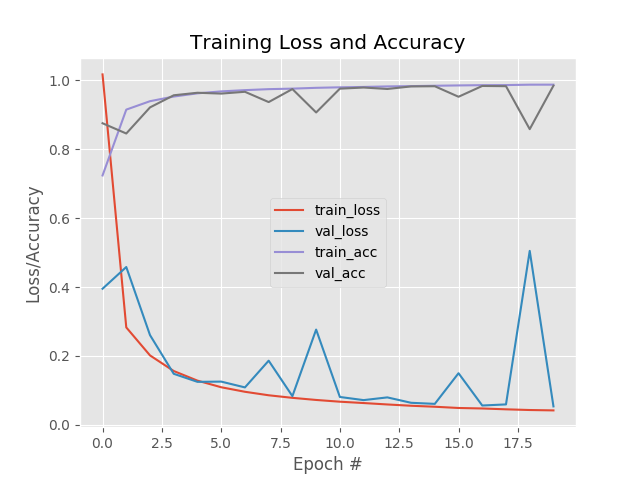
#> input picture Lenet01.png, 640 x 480 px
$ python convolutions.py --image Lenet01.png
#> lines starting #> are read from the running program, lines starting #| are printed output that depends on the picture
# import necessary pacakages
from skimage.exposure import rescale_intensity
import numpy as np
import argparse
import cv2

def convolve(image, K):
    # grab the spatial dimensions of the image kernel
    (iH, iW) = image.shape[:2]
    (kH, kW) = K.shape[:2]

    # allocate memory for the output image, taking care to "pad"
    # the orders of the input image so the spatial size (i.e. Width, Height) are not reduced
    pad = (kW-1) // 2
    image = cv2.copyMakeBorder(image, pad, pad, pad, pad, cv2.BORDER_REPLICATE)
    output = np.zeros((iH,iW),dtype="float")

    # loop over the image, "sliding" the kernel across
    # each (x,y)-co-ordinate from left-to-right and top-to-bottom

    for y in np.arange(pad, iH+pad):
        for x in np.arange(pad, iW+pad):
            # NOTE: x,y starts from 0,0 of original image
            # extract ROI of the image by extracting the
            # *center* region of the current (x,y)-co-ordinates dimensions
            roi = image[y-pad:y+pad+1,x-pad:x+pad+1]

            # perform the actual convolution by taking the element-wise
            # multiplication and then summing it up
            k = (roi * K).sum()

            # store the convolved value in output(x,y). NOTE: output is not padded
            output[y-pad, x-pad]= k
    # rescale the output image to be in range [0,255]
    output = rescale_intensity(output,in_range=(0,255))
    output = (output * 255).astype("uint8")

    #return the output image
    return output


# construct the argument parse and parse the arguments
ap = argparse.ArgumentParser()
ap.add_argument("-i","--image", required=True,
    help="path to input image filename")
args = vars(ap.parse_args())

# construct average blurring kernels used to smooth an image
smallBlur = np.ones((7,7), dtype="float") * (1.0 / (7.0*7.0))
largeBlur = np.ones((21,21), dtype="float") * (1.0 / (21.0*21.0))

# sharpening filter
sharpen = np.array((
    [0,-1, 0],
    [-1,5,-1],
    [0,-1, 0]), dtype="int")

# construct the laplacian kernel to detect edges
laplacian = np.array((
    [0,1, 0],
    [1,-4,1],
    [0,1, 0]), dtype="int")

# Sobel kernel to detect edge along x-axis
sobelX = np.array((
    [-1,0,1],
    [-2,0,2],
    [-1,0,1]), dtype="int")
# sobel Y
sobelY = np.array((
    [-1,-2,-1],
    [0,0,0],
    [1,2,1]), dtype="int")

emboss = np.array((
    [-2,-1,0],
    [-1,1,1],
    [0,1,2]), dtype="int")

# kernelBank a list of kernels
kernelBank = (
    ("smallBlur",smallBlur),
    ("largeBlur",largeBlur),
    ("sharpen",sharpen),
    ("laplacian",laplacian),
    ("sobelX",sobelX),
    ("sobelY",sobelY),
    ("emboss", emboss))

#load the input image and covert to grayscale
image = cv2.imread(args["image"])
#> image is the input picture: shape (480, 640, 3); mean B, G, R 236.3, 235.8, 236
gray = cv2.cvtColor(image, cv2.COLOR_BGR2GRAY)

# loop over the kernels
for (kernelName, K) in kernelBank:
    # apply kerney using both our function convolve and OpenCVs filter2D function
    print("[INFO] applying {} kernel".format(kernelName))
    convolveOutput = convolve(gray,K)
    opencvOutput = cv2.filter2D(gray,-1,K)

    #cv2.imshow("original",gray)
    #cv2.imshow("{} - convolve".format(kernelName), convolveOutput)
    cv2.imshow("1.original      2.{} - convolve        3.{} - opencv  ".format(kernelName,kernelName),
        np.hstack((gray,convolveOutput,opencvOutput)))

    cv2.waitKey(0)
    cv2.destroyAllWindows()
#> this loop made 7 passes
#> pass 1, in convolve, `image = cv2.copyMakeBorder(image, pad, pad, pad, pad, cv2.BORDER_REPLI..`:
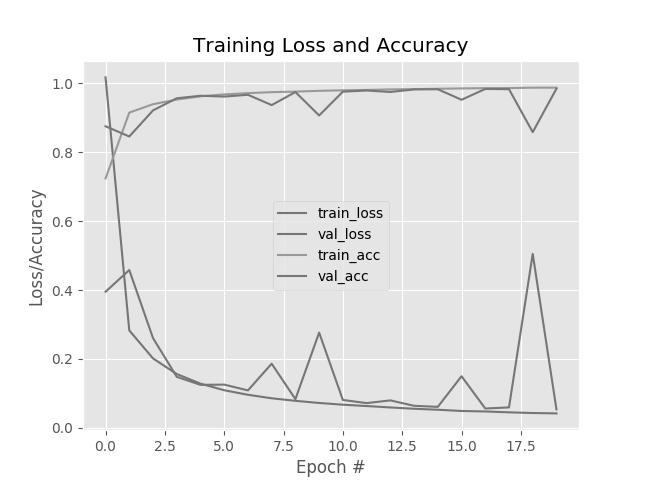
#> image: shape (486, 646); min 0, max 255, mean 236.3
#> pass 1, `convolveOutput = convolve(gray,K)`:
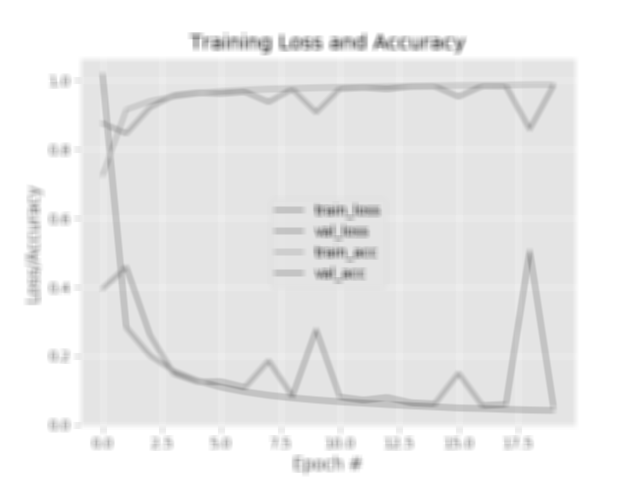
#> convolveOutput: shape (480, 640); min 106, max 255, mean 235.4
#> pass 1, `cv2.imshow("1.original      2.{} - convolve        3.{} - opencv  ".fo..`:
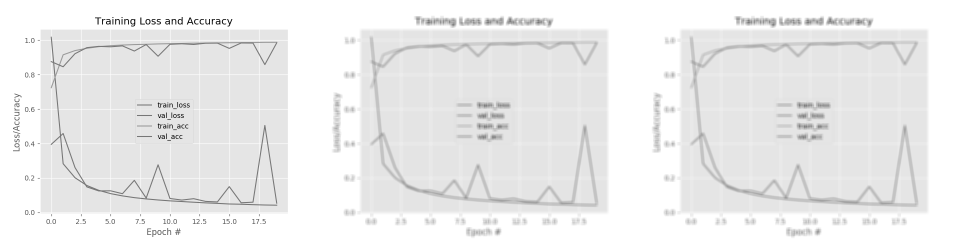
#> window '1.original      2.smallBlur - ': shape (480, 1920) (shown at 1/2 size); min 0, max 255, mean 235.8

$ run again, on VGGNet flowers17_fig_1.png
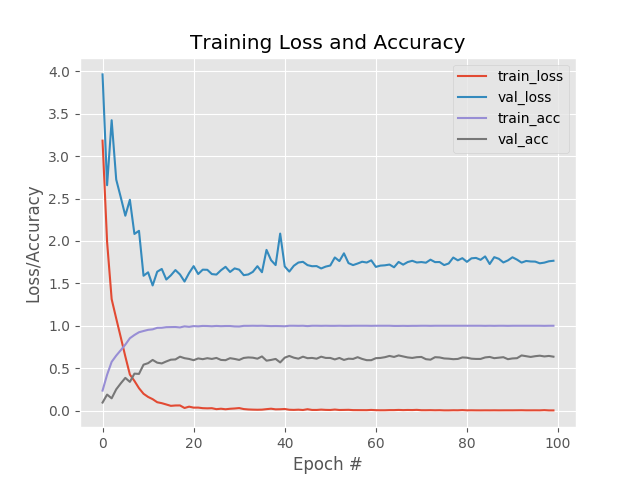
#> input picture VGGNet flowers17_fig_1.png, 640 x 480 px
#> image is the input picture: shape (480, 640, 3); mean B, G, R 236.3, 235.9, 236
#> the loop `for (kernelName, K) in kernelBank:` made 7 passes
#> pass 1, `convolveOutput = convolve(gray,K)`:
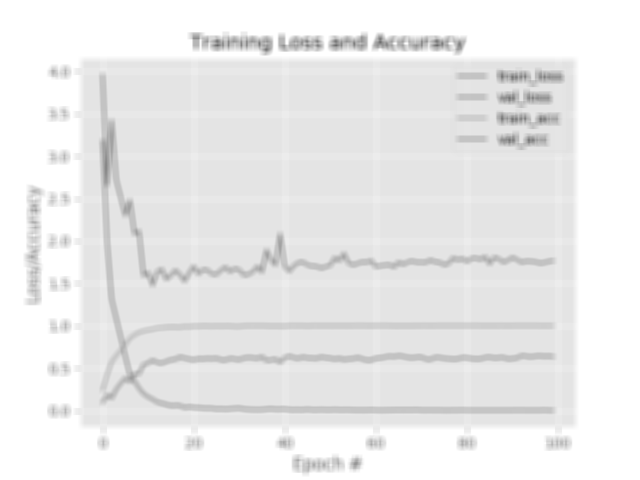
#> convolveOutput: shape (480, 640); min 106, max 255, mean 235.4
#> pass 1, `cv2.imshow("1.original      2.{} - convolve        3.{} - opencv  ".fo..`:
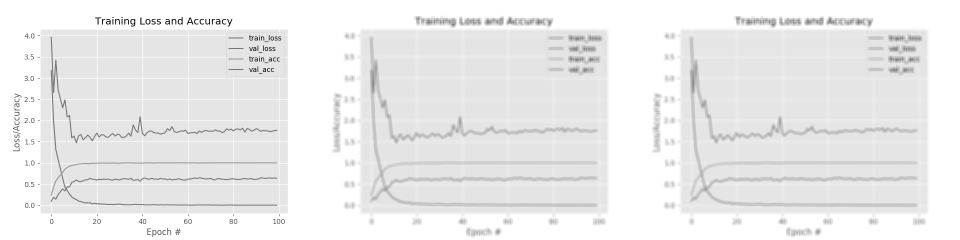
#> window '1.original      2.smallBlur - ': shape (480, 1920) (shown at 1/2 size); min 0, max 255, mean 235.8

$ run again, on VGGNet flowers17_fig_2.png
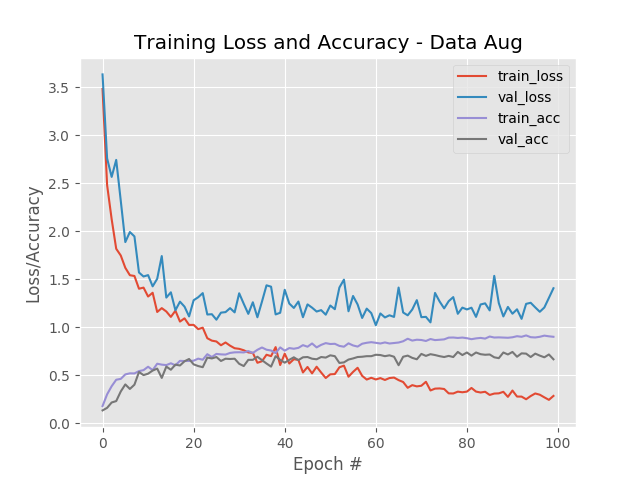
#> input picture VGGNet flowers17_fig_2.png, 640 x 480 px
#> image is the input picture: shape (480, 640, 3); mean B, G, R 235.8, 235.2, 235.3
#> the loop `for (kernelName, K) in kernelBank:` made 7 passes
#> pass 1, `convolveOutput = convolve(gray,K)`:
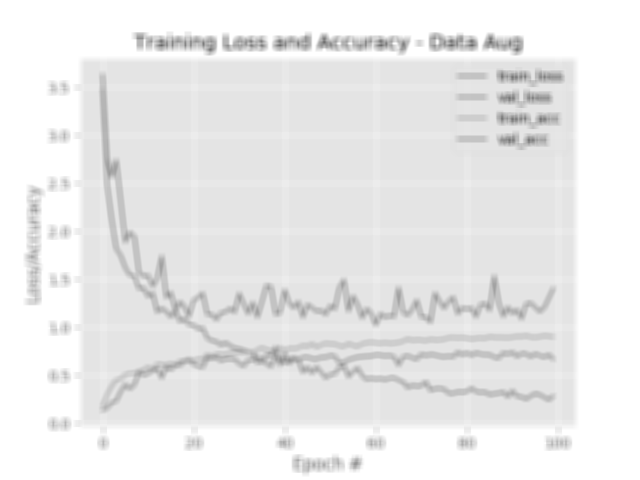
#> convolveOutput: shape (480, 640); min 106, max 255, mean 234.8
#> pass 1, `cv2.imshow("1.original      2.{} - convolve        3.{} - opencv  ".fo..`:
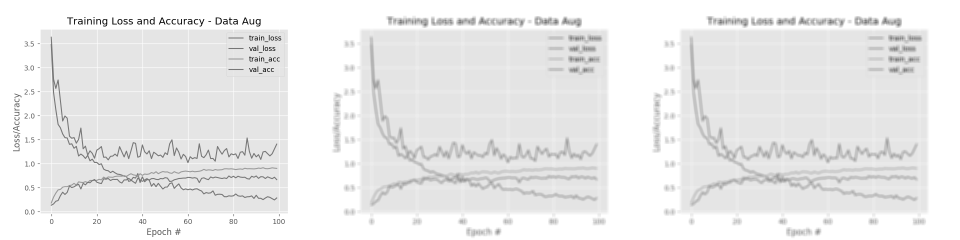
#> window '1.original      2.smallBlur - ': shape (480, 1920) (shown at 1/2 size); min 0, max 255, mean 235.1

$ run again, on conv01.png
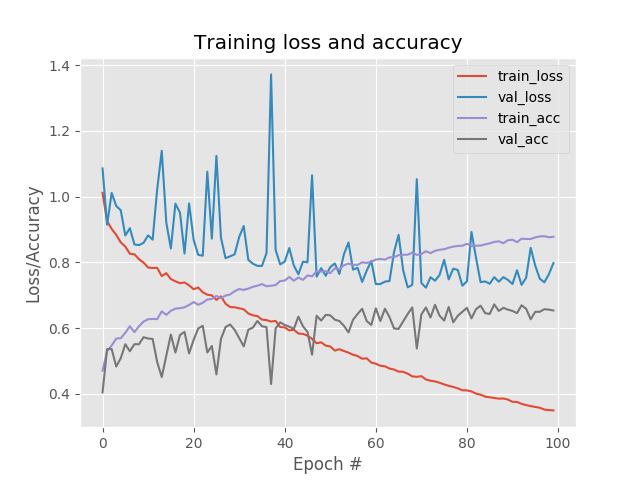
#> input picture conv01.png, 640 x 480 px
#> image is the input picture: shape (480, 640, 3); mean B, G, R 235.6, 234.6, 233.8
#> the loop `for (kernelName, K) in kernelBank:` made 7 passes
#> pass 1, `convolveOutput = convolve(gray,K)`:
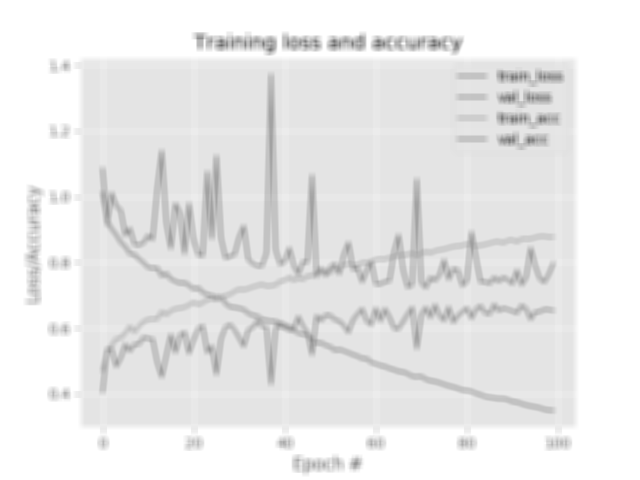
#> convolveOutput: shape (480, 640); min 105, max 255, mean 234
#> pass 1, `cv2.imshow("1.original      2.{} - convolve        3.{} - opencv  ".fo..`:
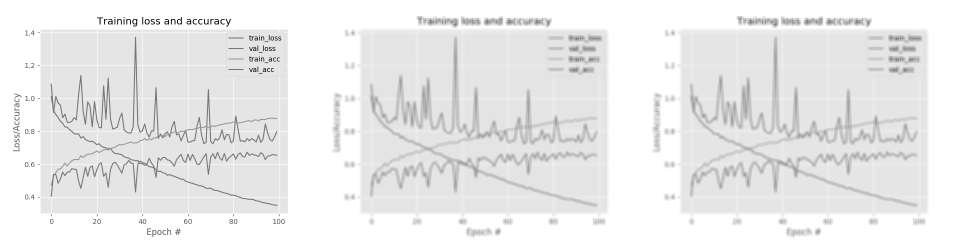
#> window '1.original      2.smallBlur - ': shape (480, 1920) (shown at 1/2 size); min 0, max 255, mean 234.3
